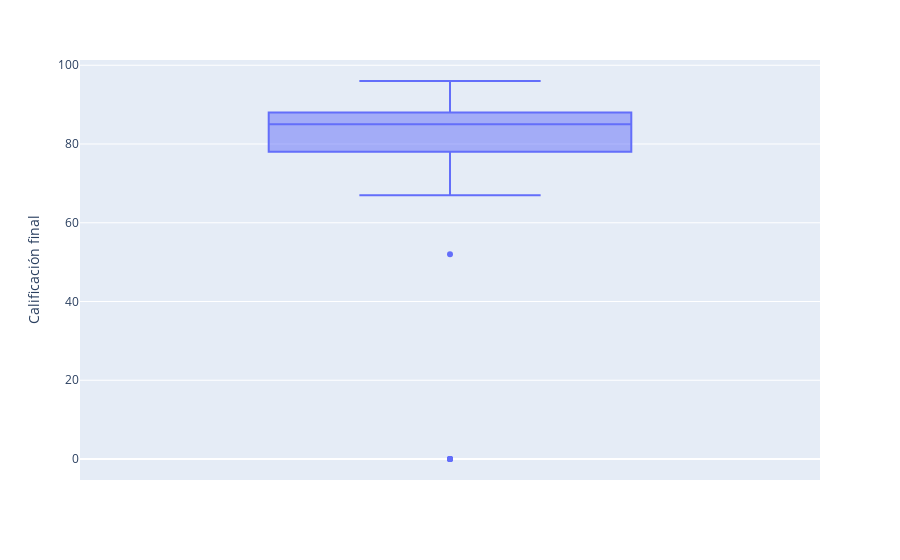

The notebook cell saved with this chart:
### Code cell
px.box(df,y="Calificación final")

### Figure 1 — Plotly figure (JSON) as saved in the notebook; plotly's stock layout.template omitted (floating-point values rounded to 4 significant figures)
{"data": [{"alignmentgroup": "True", "hovertemplate": "Calificación final=%{y}<extra></extra>", "legendgroup": "", "marker": {"color": "#636efa"}, "name": "", "notched": false, "offsetgroup": "", "orientation": "v", "showlegend": false, "type": "box", "x0": " ", "xaxis": "x", "y": [84, 89, 75, 84, 88, 83, 89, 88, 91, 0, 77, 84, 67, 81, 88, 96, 84, 69, 84, 70, 88, 90, 0, 91, 86, 83, 89, 86, 75, 0, 87, 83, 94, 0, 88, 85, 85, 87, 81, 86, 70, 93, 87, 89, 93, 84, 0, 89, 90, 87, 87, 84, 52, 78], "y0": " ", "yaxis": "y"}], "layout": {"boxmode": "group", "legend": {"tracegroupgap": 0}, "margin": {"t": 60}, "xaxis": {"anchor": "y", "domain": [0, 1]}, "yaxis": {"anchor": "x", "domain": [0, 1], "title": {"text": "Calificación final"}}}}
